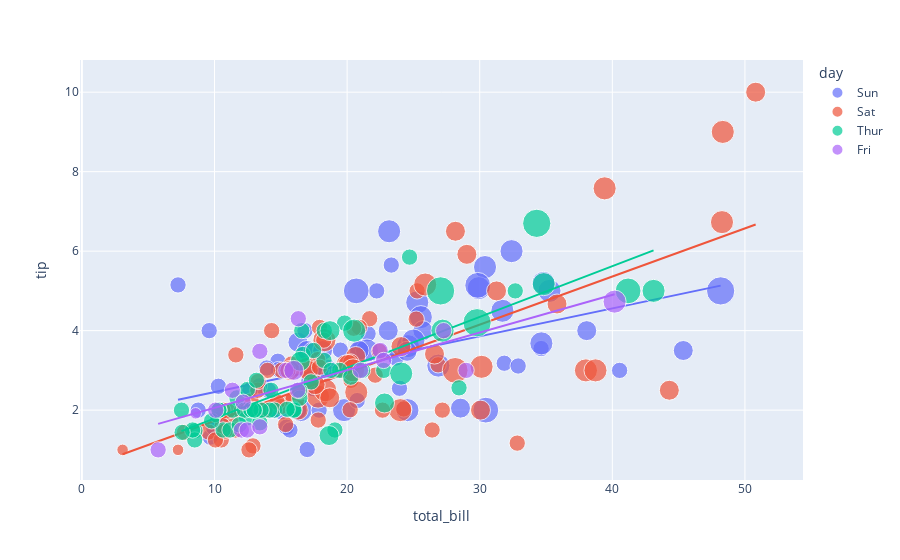

The notebook cell this image was saved under:
### Code cell
fig1 = px.scatter(df, x="total_bill",y="tip", size="size", color= "day", trendline="ols")
fig1.show()
